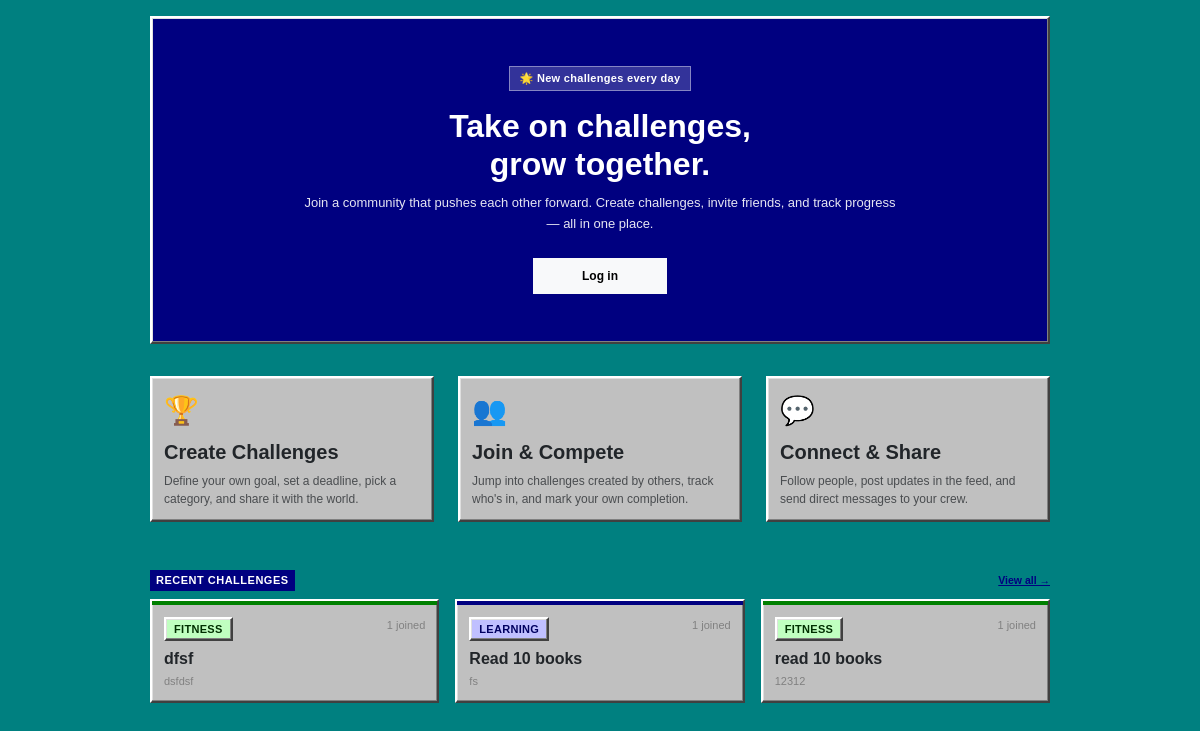
The page / on the database its author committed.
### app.py (models this page shows, shortened)
class Challenge(db.Model):
    id          = db.Column(db.Integer, primary_key=True)
    title       = db.Column(db.String(120), nullable=False)
    description = db.Column(db.String(500), nullable=False)
    category    = db.Column(db.String(50),  nullable=False, default="Other")
    creator_id  = db.Column(db.Integer, db.ForeignKey("user.id"), nullable=False)
    created_at  = db.Column(db.DateTime, server_default=db.func.now())
    deadline    = db.Column(db.Date, nullable=True)
    creator     = db.relationship("User", backref="challenges")
    participants = db.relationship("User", secondary=challenge_participants,
                                   backref=db.backref("joined_challenges", lazy="dynamic"),
                                   lazy="dynamic")

### app.py (the view)
@app.route("/")
def welcome():
    recent = Challenge.query.order_by(Challenge.created_at.desc()).limit(3).all()
    return render_template("welcome.html", viewer=get_viewer(), recent=recent)

### app.py (called while the page is built)
def get_viewer():
    me = session.get("username")
    return User.query.filter_by(username=me).first() if me else None

@app.context_processor
def inject_unread():
    username = session.get("username")
    if username:
        user = User.query.filter_by(username=username).first()
        if user:
            count = Message.query.filter_by(receiver_id=user.id, is_read=False).count()
            return {"unread_count": count, "viewer_is_admin": user.is_admin}
    return {"unread_count": 0, "viewer_is_admin": False}

### templates/welcome.html (shortened to what this page needs)
{% extends "base.html" %}
{% block content %}
<div class="welcome-wrap">
  <div class="welcome-hero">
    <div class="welcome-hero-inner">
      <div class="welcome-badge">&#127775; New challenges every day</div>
      <h1 class="welcome-title">Take on challenges,<br>grow together.</h1>
      <p class="welcome-sub">Join a community that pushes each other forward. Create challenges, invite friends, and track progress — all in one place.</p>
      {% if not viewer %}
      <div class="d-flex flex-wrap gap-3 justify-content-center mt-4">
        <a href="/login" class="btn btn-light btn-lg px-5 fw-semibold">Log in</a>
      </div>
      {% endif %}
    </div>
  </div>
  <div class="row g-4 mb-5">
    <div class="col-md-4">
      <div class="card welcome-feat-card h-100">
        <div class="card-body p-4">
          <div class="welcome-feat-icon">&#127942;</div>
          <h5 class="fw-bold mb-2">Create Challenges</h5>
          <p class="text-muted mb-0">Define your own goal, set a deadline, pick a category, and share it with the world.</p>
        </div>
      </div>
    </div>
    <div class="col-md-4">
      <div class="card welcome-feat-card h-100">
        <div class="card-body p-4">
          <div class="welcome-feat-icon">&#128101;</div>
          <h5 class="fw-bold mb-2">Join &amp; Compete</h5>
          <p class="text-muted mb-0">Jump into challenges created by others, track who's in, and mark your own completion.</p>
        </div>
      </div>
    </div>
    <div class="col-md-4">
      <div class="card welcome-feat-card h-100">
        <div class="card-body p-4">
          <div class="welcome-feat-icon">&#128172;</div>
          <h5 class="fw-bold mb-2">Connect &amp; Share</h5>
          <p class="text-muted mb-0">Follow people, post updates in the feed, and send direct messages to your crew.</p>
        </div>
      </div>
    </div>
  </div>
  {% if recent %}
  <div class="mb-2 d-flex justify-content-between align-items-center">
    <p class="section-label mb-0">Recent challenges</p>
    <a href="/challenges" class="small fw-semibold" style="color:var(--accent)">View all &rarr;</a>
  </div>
  <div class="row g-3 mb-5">
    {% for ch in recent %}
    <div class="col-md-4">
      <a href="/challenges/{{ ch.id }}" class="text-decoration-none">
        <div class="card card-hover challenge-card">
          <div class="challenge-card-accent cat-bar-{{ ch.category|lower }}"></div>
          <div class="card-body px-4 py-3">
            <div class="d-flex justify-content-between align-items-start mb-2">
              <span class="cat-chip cat-{{ ch.category|lower }}">{{ ch.category }}</span>
              <span class="post-meta">{{ ch.participants.count() }} joined</span>
            </div>
            <h6 class="fw-bold text-dark mb-1">{{ ch.title }}</h6>
            <p class="post-meta mb-0">
              {{ ch.description[:80] }}{% if ch.description|length > 80 %}…{% endif %}
            </p>
          </div>
        </div>
      </a>
    </div>
    {% endfor %}
  </div>
  {% endif %}
</div>
{% endblock %}

### static/css/style.css (style rules this page uses)
:root { --bg: #008080; --surface: #c0c0c0; --text: #000000; --muted: #444444; --subtle: #808080; --border: #808080; --b-light: #ffffff; --b-mid: #dfdfdf; --b-dark: #808080; --b-darker: #404040; --accent: #000080; --accent-hover: #1084d0; --accent-light: #c0c0c0; --accent-muted: #000080; --radius: 0; --shadow: none; --shadow-md: none; }
.win-raised, .card, .stat-box, .graffiti-wrap, .auth-card { border: 2px solid; border-color: var(--b-light) var(--b-darker) var(--b-darker) var(--b-light); box-shadow: inset -1px -1px 0 var(--b-dark), inset 1px 1px 0 var(--b-mid); }
*, *::before, *::after { box-sizing: border-box; }
body { background: var(--bg); color: var(--text); font-family: "MS Sans Serif", "Arial", Tahoma, sans-serif; font-size: 12px; line-height: 1.5; -webkit-font-smoothing: none; image-rendering: pixelated; }
a { color: var(--accent); text-decoration: underline; }
h1,h2,h3,h4,h5,h6 { font-family: "MS Sans Serif", "Arial", Tahoma, sans-serif; }
.card { background: var(--surface) !important; border-radius: 0 !important; }
.card-hover { transition: none; }
.btn { border-radius: 0 !important; font-family: "MS Sans Serif", "Arial", Tahoma, sans-serif; font-size: 12px; font-weight: 400; transition: none; min-width: 75px; }
.section-label { font-size: 11px; font-weight: 700; text-transform: uppercase; letter-spacing: .5px; color: #fff; margin-bottom: 6px; padding: 2px 6px; background: var(--accent); display: inline-block; }
.post-meta { font-size: 11px; color: var(--subtle); }
.cat-chip { display: inline-block; padding: 2px 8px; border-radius: 0; font-size: 11px; font-weight: 700; text-transform: uppercase; letter-spacing: .3px; cursor: pointer; text-decoration: none; border: 2px solid; border-color: var(--b-light) var(--b-darker) var(--b-darker) var(--b-light); box-shadow: inset -1px -1px 0 var(--b-dark), inset 1px 1px 0 var(--b-mid); background: var(--surface); color: var(--text); }
.cat-fitness { background: #c0ffc0; color: #003000; }
.cat-learning { background: #c0c0ff; color: #000060; }
.challenge-card-accent { height: 4px; }
.cat-bar-fitness { background: #008000; }
.cat-bar-learning { background: #000080; }
.challenge-card { overflow: hidden; }
.welcome-wrap { max-width: 900px; margin: 0 auto; }
.welcome-hero { background: var(--accent); color: #fff; border-radius: 0; padding: 3rem 2rem; text-align: center; margin-bottom: 2rem; border: 2px solid; border-color: var(--b-light) var(--b-darker) var(--b-darker) var(--b-light); box-shadow: inset -1px -1px 0 var(--b-dark), inset 1px 1px 0 var(--b-mid); }
.welcome-hero-inner { max-width: 600px; margin: 0 auto; }
.welcome-badge { display: inline-block; background: rgba(255,255,255,.2); border: 1px solid rgba(255,255,255,.4); border-radius: 0; font-size: 11px; font-weight: 700; letter-spacing: .3px; padding: 3px 10px; margin-bottom: 1rem; }
.welcome-title { font-size: clamp(1.4rem, 4vw, 2rem); font-weight: 700; line-height: 1.2; margin-bottom: .6rem; }
.welcome-sub { font-size: 13px; opacity: .9; line-height: 1.6; margin-bottom: 0; }
.welcome-feat-card { border: 2px solid; border-color: var(--b-light) var(--b-darker) var(--b-darker) var(--b-light); box-shadow: inset -1px -1px 0 var(--b-dark), inset 1px 1px 0 var(--b-mid); }
.welcome-feat-icon { font-size: 1.75rem; margin-bottom: .5rem; }
.card-body { padding: 12px !important; }

### rows shown on the page
Challenge: category "FITNESS", participants.count "1", title "dfsf", description "dsfdsf"
Challenge: category "LEARNING", participants.count "1", title "Read 10 books", description "fs"
Challenge: category "FITNESS", participants.count "1", title "read 10 books", description "12312"
